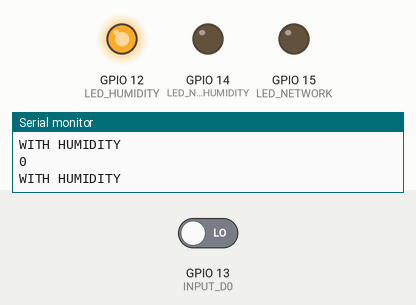
This sketch was run on a simulated ESP8266 (NodeMCU). On the bench: output pins drawn as LEDs (lit = HIGH), the last lines printed to the serial monitor. Dashed ring = blinking. The test bench sets the inputs (shaded band); at power-on: GPIO 13 (INPUT_D0) LOW. WiFi joins after 1.5 s; servers stay silent unless stated.

Above: at 4.7 s.
4.8 s: GPIO 13 (INPUT_D0) driven HIGH
At 6.4 s:
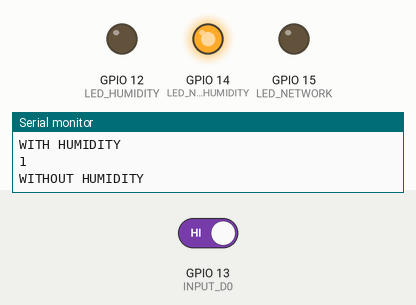
7.0 s: GPIO 13 (INPUT_D0) driven LOW
At 30.85 s:
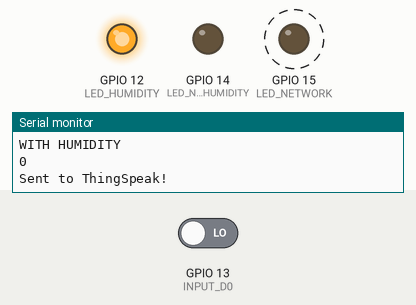
Timing chart, 0 to 32.8 s (numbered marks = the images above; inputs shaded):
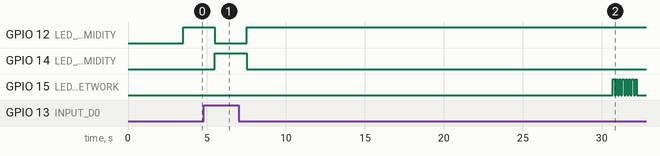

The sketch:

me_regue-d0-iot.ino
```cpp
#include <ESP8266WiFi.h>

#define SSID_NETWORK "iPhone de Julia"
#define PASSWORD_NETWORK "s3nh4jul14"
#define INTERVAL_SEND_THINGSPEAK 30000
#define INPUT_D0 13
#define LED_HUMIDITY 12
#define LED_NO_HUMIDITY 14
#define LED_NETWORK 15

char UrlAPI[] = "api.thingspeak.com";
String ApiWriteKeyThingSpeak = "713U5W87STXFDUGO";
long lastConnectionTime;
WiFiClient client;

/*
 * Prototypes
 */
bool checkIfCanSend(void);
void connectWifi(void);
int hasHumidity(void);
void sendInformationsAPI(String data);
void showHasHumidity(void);

/**
 * Send information to API.
 */
void sendInformationsAPI(String data)
{
  unsigned long timeout;

  if (client.connect(UrlAPI, 80))
  {
    client.print("POST /update HTTP/1.1\n");
    client.print("Host: api.thingspeak.com\n");
    client.print("Connection: close\n");
    client.print("X-THINGSPEAKAPIKEY: "+ ApiWriteKeyThingSpeak +"\n");
    client.print("Content-Type: application/x-www-form-urlencoded\n");
    client.print("Content-Length: ");
    client.print(data.length());
    client.print("\n\n");
    client.print(data);

    lastConnectionTime = millis();
    Serial.println("Sent to ThingSpeak!");
  }
}

/**
 * To do connection with Wifi.
 */
void connectWifi(void)
{
    client.stop();
    Serial.println("Connecting with WiFi network...");
    Serial.println();
    delay(1000);
    WiFi.begin(SSID_NETWORK, PASSWORD_NETWORK);

    while (WiFi.status() != WL_CONNECTED)
    {
        delay(500);
        Serial.print(".");
    }

    Serial.println("");
    Serial.println("WiFi connected!");
    Serial.println("IP: ");
    Serial.println(WiFi.localIP());
    delay(1000);
}

/**
 * Verify if has humidity.
 */
int hasHumidity(void)
{
  int isHumidity;
  isHumidity = digitalRead(INPUT_D0);
  Serial.println(isHumidity);

  return isHumidity;
}

void showHasHumidity(void)
{
  if(!hasHumidity()){
    Serial.println("WITH HUMIDITY");
    digitalWrite(LED_HUMIDITY, HIGH);
    digitalWrite(LED_NO_HUMIDITY, LOW);
  } else {
    Serial.println("WITHOUT HUMIDITY");
    digitalWrite(LED_HUMIDITY, LOW);
    digitalWrite(LED_NO_HUMIDITY, HIGH);
  }
}

/*
 * Check if you're connected to WiFi and if it's time to send data to ThingSpeak.
 */
bool checkIfCanSend(void)
{
  return !client.connected() && (millis() - lastConnectionTime > INTERVAL_SEND_THINGSPEAK);
}

void setup()
{
  pinMode(INPUT_D0, INPUT);
  pinMode(LED_HUMIDITY, OUTPUT);
  pinMode(LED_NO_HUMIDITY, OUTPUT);
  pinMode(LED_NETWORK, OUTPUT);

  Serial.begin(9600);
  lastConnectionTime = 0;
  connectWifi();
  Serial.println("Me Regue IoT with ESP8266.");
}

void loop()
{
  char FieldHumidity[11];

  if (client.connected())
  {
    client.stop();
    Serial.println("- Desconnect of the ThingSpeak");
    Serial.println();
  }

  if(checkIfCanSend())
  {
    sprintf(FieldHumidity,"field1=%d", hasHumidity());
    sendInformationsAPI(FieldHumidity);

    while(client.connected())
    {
      digitalWrite(LED_NETWORK, HIGH);
      delay(100);
      digitalWrite(LED_NETWORK, LOW);
      delay(100);
    }
  }

  showHasHumidity();
  delay(1000);
}
```

Measured:
- after the input at 4.8 s, GPIO 12 (LED_HUMIDITY): HIGH → LOW after 0.70 s; GPIO 14 (LED_NO_HUMIDITY): LOW → HIGH after 0.70 s
- after the input at 7.0 s, GPIO 12 (LED_HUMIDITY): LOW → HIGH after 0.50 s; GPIO 14 (LED_NO_HUMIDITY): HIGH → LOW after 0.50 s
